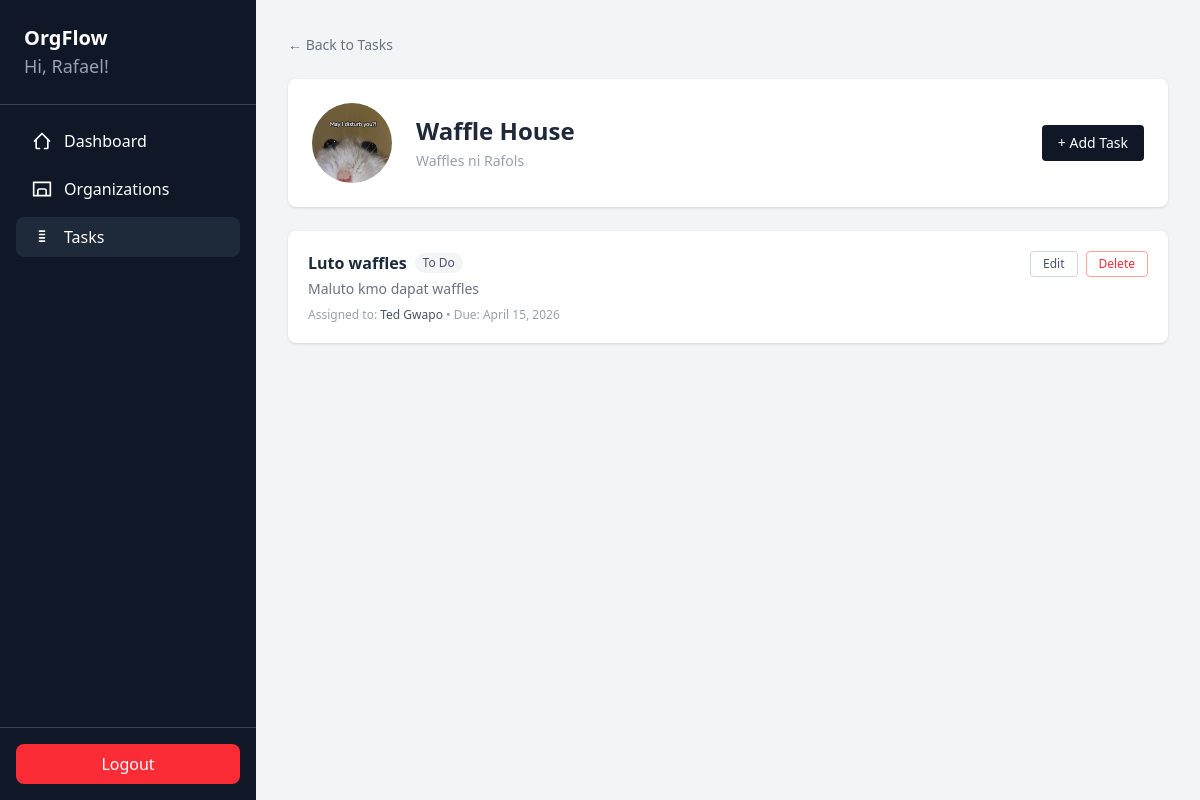
Screenshot of /tasks/3/ (signed in) with the database file from the repository.
### clubManagement/models.py (models this page shows, shortened)
class Organization(models.Model):
    name = models.CharField(max_length=100)
    description = models.TextField(blank=True, default="")
    logo = models.ImageField(upload_to="org_logos/", blank=True, null=True)
    has_two_vp = models.BooleanField(default=False)
    invitation_code = models.CharField(max_length=8, unique=True, blank=True)
    owner = models.ForeignKey(User, on_delete=models.CASCADE)
    created_at = models.DateTimeField(auto_now_add=True)

class Task(models.Model):
    STATUS_CHOICES = [
        ("TODO", "To Do"),
        ("PROG", "In Progress"),
        ("DONE", "Done"),
    ]
    organization = models.ForeignKey(Organization, on_delete=models.CASCADE, related_name="tasks")
    title = models.CharField(max_length=200)
    description = models.TextField(blank=True, default="")
    assigned_to = models.ForeignKey(User, on_delete=models.CASCADE, related_name="assigned_tasks")
    created_by = models.ForeignKey(User, on_delete=models.CASCADE, related_name="created_tasks")
    status = models.CharField(max_length=4, choices=STATUS_CHOICES, default="TODO")
    due_date = models.DateField(blank=True, null=True)
    created_at = models.DateTimeField(auto_now_add=True)

### clubManagement/views.py (the view)
# urls.py: path('tasks/<int:org_id>/', views.org_tasks, name='org_tasks'),
@login_required
def org_tasks(request, org_id):
    org = get_object_or_404(Organization, id=org_id)
    if not Membership.objects.filter(user=request.user, organization=org).exists():
        return redirect("tasks")
    members = Membership.objects.filter(organization=org).select_related("user")
    user_is_big_four = is_big_four(request.user, org)
    if user_is_big_four:
        org_task_list = Task.objects.filter(organization=org).select_related("assigned_to")
    else:
        org_task_list = Task.objects.filter(organization=org, assigned_to=request.user)
    return render(request, "org_tasks.html", {
        "org": org,
        "tasks": org_task_list,
        "members": members,
        "is_big_four": user_is_big_four,
        "active_page": "tasks"
    })

### clubManagement/views.py (called while the page is built)
def is_big_four(user, organization):
    return Membership.objects.filter(
        user=user,
        organization=organization,
        role__in=["PRES", "VP", "VPI", "VPE", "SEC", "TRE"]
    ).exists()

### clubManagement/templates/org_tasks.html (shortened to what this page needs)
{% extends 'base.html' %}
{% block content %}
<div class="w-full max-w-6xl mx-auto p-8">
  <a href="{% url 'tasks' %}" class="text-sm text-gray-500 hover:text-gray-800 mb-6 inline-block">&larr; Back to Tasks</a>
  <div class="bg-white rounded-lg shadow-sm p-6 mb-6 flex items-center gap-6">
    {% if org.logo %}
    <img src="{{ org.logo.url }}" alt="{{ org.name }} logo" class="w-20 h-20 rounded-full object-cover flex-shrink-0" />
    {% else %}
    <div class="w-20 h-20 rounded-full bg-gray-200 flex items-center justify-center text-4xl flex-shrink-0">🏢</div>
    {% endif %}
    <div class="flex-1">
      <h1 class="text-2xl font-bold text-gray-800">{{ org.name }}</h1>
      <p class="text-sm text-gray-400 mt-1">{{ org.description }}</p>
    </div>
    {% if is_big_four %}
    <button onclick="openAddTaskModal()" class="px-4 py-2 bg-gray-900 text-white rounded hover:bg-black text-sm flex-shrink-0">
      + Add Task
    </button>
    {% endif %}
  </div>
  {% if tasks %}
  <div class="space-y-4">
    {% for task in tasks %}
    <div class="bg-white rounded-lg shadow-sm p-5 flex items-start justify-between gap-4">
      <div class="flex-1">
        <div class="flex items-center gap-2 mb-1">
          <h3 class="font-semibold text-gray-800">{{ task.title }}</h3>
          <span class="text-xs px-2 py-0.5 rounded-full
            {% if task.status == 'DONE' %}bg-green-100 text-green-700
            {% elif task.status == 'PROG' %}bg-blue-100 text-blue-700
            {% else %}bg-gray-100 text-gray-600{% endif %}">
            {{ task.get_status_display }}
          </span>
        </div>
        {% if task.description %}
        <p class="text-sm text-gray-500 mb-2">{{ task.description }}</p>
        {% endif %}
        <p class="text-xs text-gray-400">
          Assigned to: <span class="font-medium text-gray-600">{{ task.assigned_to.get_full_name|default:task.assigned_to.username }}</span>
          {% if task.due_date %} &bull; Due: {{ task.due_date }}{% endif %}
        </p>
      </div>
      {% if is_big_four %}
      <div class="flex gap-2 flex-shrink-0">
        <button onclick="openEditTaskModal('{{ task.id }}', '{{ task.title|escapejs }}', '{{ task.description|escapejs }}', '{{ task.assigned_to.id }}', '{{ task.status }}', '{{ task.due_date|default:'' }}')"
          class="text-xs px-3 py-1 rounded border border-gray-300 text-gray-600 hover:bg-gray-50">Edit</button>
        <button onclick="openDeleteTaskModal('{{ task.id }}', '{{ task.title|escapejs }}')"
          class="text-xs px-3 py-1 rounded border border-red-300 text-red-500 hover:bg-red-50">Delete</button>
      </div>
      {% endif %}
    </div>
    {% endfor %}
  </div>
  {% endif %}
</div>
{% endblock %}

### clubManagement/templates/base.html (shortened to what this page needs)
{% load static %}
<!doctype html>
<html lang="en">
  <head>
    <link rel="stylesheet" href="{% static 'css/dist/styles.css' %}" />
  </head>
  <body class="bg-gray-100">
    <div class="flex h-screen">
      <div class="w-64 bg-gray-900 text-white flex flex-col">
        <div class="p-6 border-b border-gray-700">
          <h1 class="text-xl font-bold">OrgFlow</h1>
          <p class="text-lg text-gray-400">
            Hi, {{ request.user.first_name }}!
          </p>
        </div>
        <nav class="flex-1 p-4 space-y-2">
          <a
            href="{% url 'dashboard' %}"
            class="flex items-center gap-3 px-4 py-2 rounded-lg {% if active_page == 'dashboard' %}bg-gray-800{% else %}hover:bg-gray-800{% endif %}"
          >
            <svg
              xmlns="http://www.w3.org/2000/svg"
              class="h-5 w-5"
              fill="none"
              viewBox="0 0 24 24"
              stroke="currentColor"
            >
              <path
                stroke-linecap="round"
                stroke-linejoin="round"
                stroke-width="2"
                d="M3 12l2-2m0 0l7-7 7 7M5 10v10a1 1 0 001 1h3m10-11l2 2m-2-2v10a1 1 0 01-1 1h-3"
              />
            </svg>
            Dashboard
          </a>
          <a
            href="{% url 'organizations' %}"
            class="flex items-center gap-3 px-4 py-2 rounded-lg {% if active_page == 'organizations' %}bg-gray-800{% else %}hover:bg-gray-800{% endif %}"
          >
            <svg
              xmlns="http://www.w3.org/2000/svg"
              class="h-5 w-5"
              fill="none"
              viewBox="0 0 24 24"
              stroke="currentColor"
            >
              <path
                stroke-linecap="round"
                stroke-linejoin="round"
                stroke-width="2"
                d="M17 20h5V4H2v16h5m10 0v-6a2 2 0 00-2-2H9a2 2 0 00-2 2v6m10 0H7"
              />
            </svg>
            Organizations
          </a>
          <a
            href="{% url 'tasks' %}"
            class="flex items-center gap-3 px-4 py-2 rounded-lg {% if active_page == 'tasks' %}bg-gray-800{% else %}hover:bg-gray-800{% endif %}"
          >
            <svg
              xmlns="http://www.w3.org/2000/svg"
              class="h-5 w-5"
              fill="none"
              viewBox="0 0 24 24"
              stroke="currentColor"
            >
              <path
                stroke-linecap="round"
                stroke-linejoin="round"
                stroke-width="2"
                d="M9 5h6M9 9h6M9 13h6M9 17h6"
              />
            </svg>
            Tasks
          </a>
        </nav>
        <div class="p-4 border-t border-gray-700">
          <a
            href="{% url 'logout' %}"
            class="block text-center bg-red-500 py-2 rounded-lg hover:bg-red-600"
          >
            Logout
          </a>
        </div>
      </div>
      <div class="flex-1 overflow-y-auto">
        {% block content %}{% endblock %}
      </div>
    </div>
  </body>
</html>

### rows the page displays
Organization: logo (picture), name "Waffle House", description "Waffles ni Rafols"
Task: title "Luto waffles", status "To Do", description "Maluto kmo dapat waffles", assigned_to.get_full_name "Ted Gwapo", due_date "April 15, 2026"

### other values shown
{{ request.user.first_name }} "Rafael"
